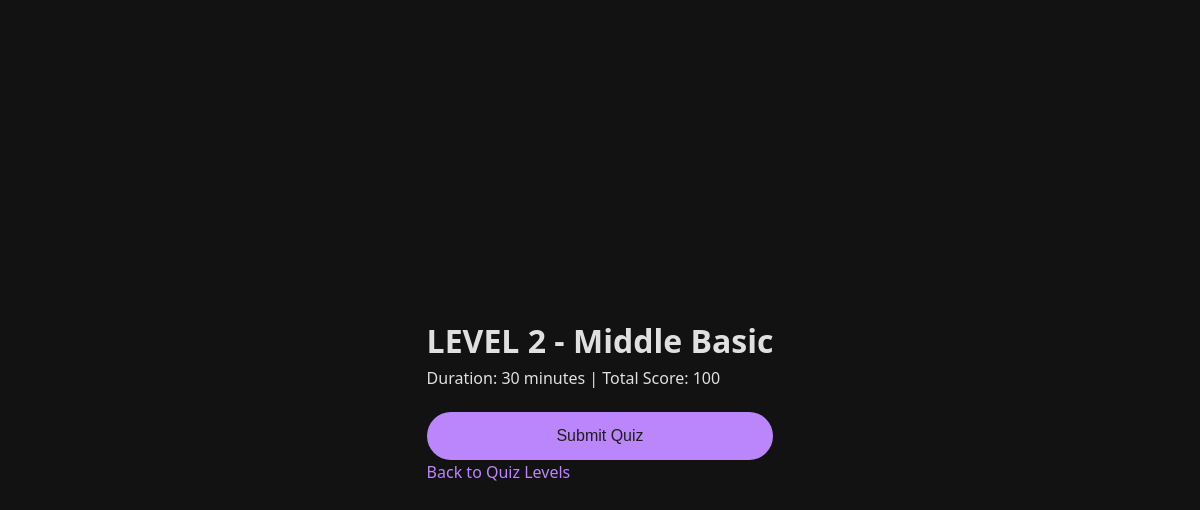
Screenshot of /Student/StartQuiz.php?id=2 with the database file from the repository.
### tables this page shows
CREATE TABLE `ranked_quiz_levels` (
  `ranked_quiz_id` int NOT NULL,
  `ranked_quiz_level` varchar(12) NOT NULL,
  `ranked_quiz_name` varchar(255) NOT NULL,
  `ranked_quiz_duration` int NOT NULL COMMENT '	Duration in minutes',
  `ranked_score` int DEFAULT NULL,
  `admin_time_of_creation` timestamp NULL DEFAULT CURRENT_TIMESTAMP COMMENT 'Record creation timestamp',
  `admin_time_of_update` timestamp NOT NULL DEFAULT CURRENT_TIMESTAMP ON UPDATE CURRENT_TIMESTAMP COMMENT 'Record last update timestamp',
  `admin_id` int NOT NULL COMMENT 'The admin who created it'
);

### Student/StartQuiz.php (the view, shortened to what this page needs)
<?php
require '../Database/connection.php';
$success = '';
$quiz_level = [];
if (isset($_GET['id']) && is_numeric($_GET['id'])) {
    $ranked_quiz_id = (int)$_GET['id'];
} else {
    header("Location: viewAll-Level.php?error=invalid_quiz_id");
    exit();
}
if ($_SERVER['REQUEST_METHOD'] === 'POST') {
    if (isset($_SESSION['quiz_start_time'])) {
        $quiz_start_time = $_SESSION['quiz_start_time'];
    } else {
        $quiz_start_time = time();
    }
    $time_taken = ceil((time() - $quiz_start_time) / 60);
    $student_id = isset($_SESSION['student_id']) ? $_SESSION['student_id'] : 0;
    $userAnswers = isset($_POST['answers']) ? $_POST['answers'] : [];
    if (!empty($userAnswers)) {
        $questionIds = array_keys($userAnswers);
        $placeholders = implode(',', array_fill(0, count($questionIds), '?'));
        $sql = "SELECT question_id, correct_option FROM questions WHERE question_id IN ($placeholders) AND ranked_quiz_id = ?";
        $stmt = $conn->prepare($sql);
        if ($stmt) {
            $types = str_repeat('s', count($questionIds)) . 'i';
            $params = $questionIds;
            $params[] = $ranked_quiz_id;
            $stmt->bind_param($types, ...$params);
            $stmt->execute();
            $result = $stmt->get_result();
            $correctAnswers = [];
            while ($row = $result->fetch_assoc()) {
                $correctAnswers[$row['question_id']] = strtoupper($row['correct_option']);
            }
            $stmt->close();
            $score = 0;
            foreach ($userAnswers as $qid => $selected_option) {
                if (isset($correctAnswers[$qid]) && strtoupper($selected_option) === $correctAnswers[$qid]) {
                    $score++;
                }
            }
            $stmt = $conn->prepare("INSERT INTO ranked_quiz_submission (student_id, ranked_quiz_id) VALUES (?, ?)");
            if ($stmt) {
                $stmt->bind_param("ii", $student_id, $ranked_quiz_id);
                if ($stmt->execute()) {
                    $success = "You scored $score out of " . count($correctAnswers) . ".";
                } else {
                    $error = "Error recording your submission: " . $stmt->error;
                }
                $stmt->close();
            } else {
                $error = "Database error: " . $conn->error;
            }
        } else {
            $error = "Database error: " . $conn->error;
        }
    } else {
        $error = "No answers submitted.";
    }
    unset($_SESSION['quiz_start_time']);
} else {
    $stmt = $conn->prepare("SELECT * FROM ranked_quiz_levels WHERE ranked_quiz_id = ?");
    if ($stmt) {
        $stmt->bind_param("i", $ranked_quiz_id);
        $stmt->execute();
        $result = $stmt->get_result();
        $quiz_level = $result->fetch_assoc();
    } else {
        $error = "Database error: " . $conn->error;
    }
}
?>
<!DOCTYPE html>
<html lang="en">
<head>
    <link rel="stylesheet" href="StartQuiz.css">
</head>
<body>
    <div class="container">
        <h1><?php echo htmlspecialchars($quiz_level['ranked_quiz_level'] . " - " . $quiz_level['ranked_quiz_name']); ?></h1>
        <p>Duration: <?php echo htmlspecialchars($quiz_level['ranked_quiz_duration']); ?> minutes | Total Score: <?php echo htmlspecialchars($quiz_level['ranked_score']); ?></p>
        <?php if (!empty($success)): ?>
            <div class="alert success"><?php echo htmlspecialchars($success); ?></div>
            <a href="viewAll-Level.php" class="btn">Back to Quiz Levels</a>
        <?php else: ?>
            <form action="StartQuiz.php?id=<?php echo $ranked_quiz_id; ?>" method="POST" id="quiz-form">
                <button type="submit" class="btn submit-btn">Submit Quiz</button>
                <a href="viewAll-Level.php" class="btn">Back to Quiz Levels</a>
            </form>
        <?php endif; ?>
    </div>
</body>
</html>

### Student/StartQuiz.css (style rules this page uses)
* { box-sizing: border-box; margin: 0; padding: 0; }
body { background-color: #121212; color: #e0e0e0; font-family: 'Segoe UI', Tahoma, Geneva, Verdana, sans-serif; line-height: 1.6; min-height: 100vh; display: flex; justify-content: center; align-items: center; padding: 20px; }
a { color: #bb86fc; text-decoration: none; transition: color 0.3s ease; }
form { display: flex; flex-direction: column; }
button.submit-btn, a.retry-btn { display: inline-block; padding: 15px 30px; margin-top: 20px; background-color: #bb86fc; color: #1e1e1e; border: none; border-radius: 25px; font-size: 1rem; cursor: pointer; text-align: center; transition: background-color 0.3s ease, transform 0.2s ease; text-decoration: none; }

### rows the page displays
ranked_quiz_levels: ranked_quiz_level+ranked_quiz_name "LEVEL 2 - Middle Basic", ranked_quiz_duration "30", ranked_score "100"
